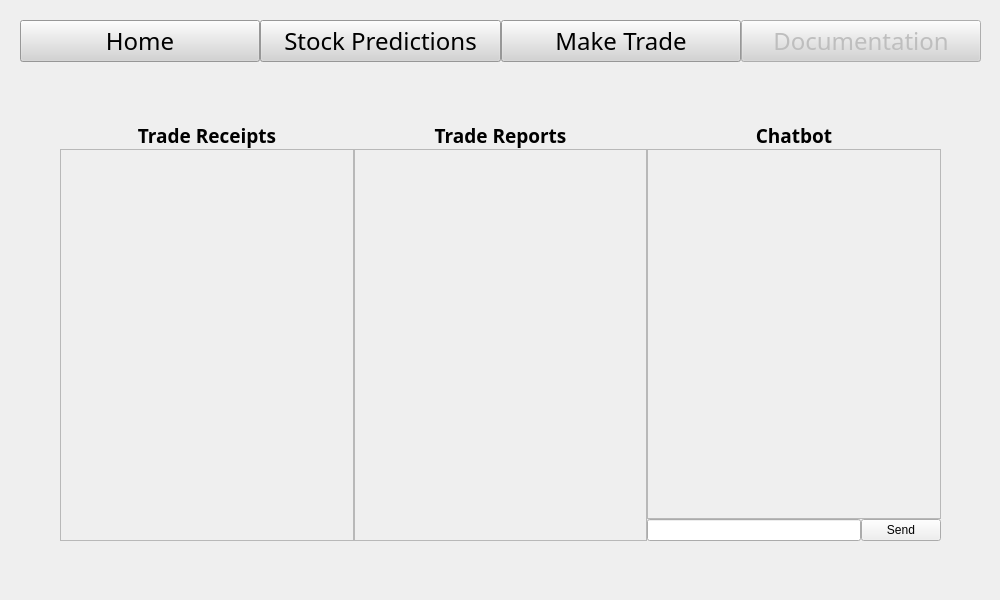
<?xml version="1.0" encoding="UTF-8"?>
<ui version="4.0">
 <class>Form</class>
 <widget class="QWidget" name="Form">
  <property name="geometry">
   <rect>
    <x>0</x>
    <y>0</y>
    <width>1000</width>
    <height>600</height>
   </rect>
  </property>
  <property name="windowTitle">
   <string>Form</string>
  </property>
  <widget class="QWidget" name="verticalLayoutWidget">
   <property name="geometry">
    <rect>
     <x>0</x>
     <y>0</y>
     <width>1001</width>
     <height>601</height>
    </rect>
   </property>
   <layout class="QVBoxLayout" name="verticalLayout_2">
    <property name="spacing">
     <number>20</number>
    </property>
    <property name="leftMargin">
     <number>20</number>
    </property>
    <property name="topMargin">
     <number>20</number>
    </property>
    <property name="rightMargin">
     <number>20</number>
    </property>
    <property name="bottomMargin">
     <number>20</number>
    </property>
    <item>
     <layout class="QHBoxLayout" name="horizontalLayout_3">
      <property name="spacing">
       <number>0</number>
      </property>
      <property name="sizeConstraint">
       <enum>QLayout::SetNoConstraint</enum>
      </property>
      <property name="leftMargin">
       <number>0</number>
      </property>
      <property name="topMargin">
       <number>0</number>
      </property>
      <property name="rightMargin">
       <number>0</number>
      </property>
      <property name="bottomMargin">
       <number>0</number>
      </property>
      <item>
       <widget class="QPushButton" name="homeButton">
        <property name="enabled">
         <bool>true</bool>
        </property>
        <property name="sizePolicy">
         <sizepolicy hsizetype="Expanding" vsizetype="Fixed">
          <horstretch>1</horstretch>
          <verstretch>1</verstretch>
         </sizepolicy>
        </property>
        <property name="font">
         <font>
          <family>Lucida Sans</family>
          <pointsize>18</pointsize>
          <weight>50</weight>
          <bold>false</bold>
         </font>
        </property>
        <property name="styleSheet">
         <string notr="true">background-color : lightgrey</string>
        </property>
        <property name="text">
         <string>Home</string>
        </property>
       </widget>
      </item>
      <item>
       <widget class="QPushButton" name="predictionButton">
        <property name="sizePolicy">
         <sizepolicy hsizetype="Expanding" vsizetype="Fixed">
          <horstretch>1</horstretch>
          <verstretch>1</verstretch>
         </sizepolicy>
        </property>
        <property name="font">
         <font>
          <family>Lucida Sans</family>
          <pointsize>18</pointsize>
          <weight>50</weight>
          <bold>false</bold>
         </font>
        </property>
        <property name="styleSheet">
         <string notr="true">background-color : lightgrey</string>
        </property>
        <property name="text">
         <string>Stock Predictions</string>
        </property>
       </widget>
      </item>
      <item>
       <widget class="QPushButton" name="tradeButton">
        <property name="sizePolicy">
         <sizepolicy hsizetype="Expanding" vsizetype="Fixed">
          <horstretch>1</horstretch>
          <verstretch>1</verstretch>
         </sizepolicy>
        </property>
        <property name="font">
         <font>
          <family>Lucida Sans</family>
          <pointsize>18</pointsize>
          <weight>50</weight>
          <bold>false</bold>
         </font>
        </property>
        <property name="styleSheet">
         <string notr="true">background-color : lightgrey</string>
        </property>
        <property name="text">
         <string>Make Trade</string>
        </property>
       </widget>
      </item>
      <item>
       <widget class="QPushButton" name="documentButton">
        <property name="enabled">
         <bool>false</bool>
        </property>
        <property name="sizePolicy">
         <sizepolicy hsizetype="Expanding" vsizetype="Fixed">
          <horstretch>1</horstretch>
          <verstretch>1</verstretch>
         </sizepolicy>
        </property>
        <property name="font">
         <font>
          <family>Lucida Sans</family>
          <pointsize>18</pointsize>
          <weight>50</weight>
          <bold>false</bold>
         </font>
        </property>
        <property name="styleSheet">
         <string notr="true">background-color : lightgrey</string>
        </property>
        <property name="text">
         <string>Documentation</string>
        </property>
       </widget>
      </item>
     </layout>
    </item>
    <item>
     <layout class="QHBoxLayout" name="horizontalLayout">
      <property name="spacing">
       <number>0</number>
      </property>
      <property name="leftMargin">
       <number>40</number>
      </property>
      <property name="topMargin">
       <number>40</number>
      </property>
      <property name="rightMargin">
       <number>40</number>
      </property>
      <property name="bottomMargin">
       <number>40</number>
      </property>
      <item>
       <layout class="QVBoxLayout" name="verticalLayout_3">
        <item>
         <widget class="QLabel" name="label">
          <property name="sizePolicy">
           <sizepolicy hsizetype="Expanding" vsizetype="Fixed">
            <horstretch>1</horstretch>
            <verstretch>1</verstretch>
           </sizepolicy>
          </property>
          <property name="font">
           <font>
            <family>Lucida Sans</family>
            <pointsize>14</pointsize>
            <weight>75</weight>
            <bold>true</bold>
           </font>
          </property>
          <property name="text">
           <string>Trade Receipts</string>
          </property>
          <property name="scaledContents">
           <bool>false</bool>
          </property>
          <property name="alignment">
           <set>Qt::AlignCenter</set>
          </property>
         </widget>
        </item>
        <item>
         <widget class="QScrollArea" name="receiptScroll">
          <property name="sizePolicy">
           <sizepolicy hsizetype="Expanding" vsizetype="Expanding">
            <horstretch>1</horstretch>
            <verstretch>1</verstretch>
           </sizepolicy>
          </property>
          <property name="font">
           <font>
            <family>Lucida Sans</family>
            <pointsize>12</pointsize>
           </font>
          </property>
          <property name="horizontalScrollBarPolicy">
           <enum>Qt::ScrollBarAlwaysOff</enum>
          </property>
          <property name="widgetResizable">
           <bool>true</bool>
          </property>
          <widget class="QWidget" name="scrollAreaWidgetContents_2">
           <property name="geometry">
            <rect>
             <x>0</x>
             <y>0</y>
             <width>290</width>
             <height>20</height>
            </rect>
           </property>
           <property name="sizePolicy">
            <sizepolicy hsizetype="Expanding" vsizetype="Fixed">
             <horstretch>0</horstretch>
             <verstretch>0</verstretch>
            </sizepolicy>
           </property>
           <layout class="QVBoxLayout" name="receiptLayout">
            <property name="spacing">
             <number>10</number>
            </property>
            <property name="leftMargin">
             <number>10</number>
            </property>
            <property name="topMargin">
             <number>10</number>
            </property>
            <property name="rightMargin">
             <number>10</number>
            </property>
            <property name="bottomMargin">
             <number>10</number>
            </property>
           </layout>
          </widget>
         </widget>
        </item>
       </layout>
      </item>
      <item>
       <layout class="QVBoxLayout" name="verticalLayout_4">
        <item>
         <widget class="QLabel" name="label_2">
          <property name="sizePolicy">
           <sizepolicy hsizetype="Expanding" vsizetype="Fixed">
            <horstretch>1</horstretch>
            <verstretch>1</verstretch>
           </sizepolicy>
          </property>
          <property name="font">
           <font>
            <family>Lucida Sans</family>
            <pointsize>14</pointsize>
            <weight>75</weight>
            <bold>true</bold>
           </font>
          </property>
          <property name="text">
           <string>Trade Reports</string>
          </property>
          <property name="scaledContents">
           <bool>false</bool>
          </property>
          <property name="alignment">
           <set>Qt::AlignCenter</set>
          </property>
         </widget>
        </item>
        <item>
         <widget class="QScrollArea" name="reportScroll">
          <property name="sizePolicy">
           <sizepolicy hsizetype="Expanding" vsizetype="Expanding">
            <horstretch>1</horstretch>
            <verstretch>1</verstretch>
           </sizepolicy>
          </property>
          <property name="font">
           <font>
            <family>Lucida Sans</family>
            <pointsize>12</pointsize>
           </font>
          </property>
          <property name="horizontalScrollBarPolicy">
           <enum>Qt::ScrollBarAlwaysOff</enum>
          </property>
          <property name="widgetResizable">
           <bool>true</bool>
          </property>
          <widget class="QWidget" name="scrollAreaWidgetContents_3">
           <property name="geometry">
            <rect>
             <x>0</x>
             <y>0</y>
             <width>289</width>
             <height>20</height>
            </rect>
           </property>
           <property name="sizePolicy">
            <sizepolicy hsizetype="Expanding" vsizetype="Fixed">
             <horstretch>0</horstretch>
             <verstretch>0</verstretch>
            </sizepolicy>
           </property>
           <layout class="QVBoxLayout" name="reportLayout">
            <property name="spacing">
             <number>10</number>
            </property>
            <property name="leftMargin">
             <number>10</number>
            </property>
            <property name="topMargin">
             <number>10</number>
            </property>
            <property name="rightMargin">
             <number>10</number>
            </property>
            <property name="bottomMargin">
             <number>10</number>
            </property>
           </layout>
          </widget>
         </widget>
        </item>
       </layout>
      </item>
      <item>
       <layout class="QVBoxLayout" name="verticalLayout_5">
        <item>
         <widget class="QLabel" name="ticker_2">
          <property name="sizePolicy">
           <sizepolicy hsizetype="Expanding" vsizetype="Fixed">
            <horstretch>1</horstretch>
            <verstretch>1</verstretch>
           </sizepolicy>
          </property>
          <property name="font">
           <font>
            <family>Lucida Sans</family>
            <pointsize>14</pointsize>
            <weight>75</weight>
            <bold>true</bold>
           </font>
          </property>
          <property name="text">
           <string>Chatbot</string>
          </property>
          <property name="scaledContents">
           <bool>false</bool>
          </property>
          <property name="alignment">
           <set>Qt::AlignCenter</set>
          </property>
         </widget>
        </item>
        <item>
         <widget class="QScrollArea" name="messageBox">
          <property name="sizePolicy">
           <sizepolicy hsizetype="Expanding" vsizetype="Expanding">
            <horstretch>1</horstretch>
            <verstretch>1</verstretch>
           </sizepolicy>
          </property>
          <property name="font">
           <font>
            <family>Lucida Sans</family>
            <pointsize>12</pointsize>
           </font>
          </property>
          <property name="horizontalScrollBarPolicy">
           <enum>Qt::ScrollBarAlwaysOff</enum>
          </property>
          <property name="widgetResizable">
           <bool>true</bool>
          </property>
          <widget class="QWidget" name="scrollAreaWidgetContents_4">
           <property name="geometry">
            <rect>
             <x>0</x>
             <y>0</y>
             <width>290</width>
             <height>20</height>
            </rect>
           </property>
           <property name="sizePolicy">
            <sizepolicy hsizetype="Expanding" vsizetype="Fixed">
             <horstretch>0</horstretch>
             <verstretch>0</verstretch>
            </sizepolicy>
           </property>
           <layout class="QVBoxLayout" name="messageLayout">
            <property name="spacing">
             <number>10</number>
            </property>
            <property name="leftMargin">
             <number>10</number>
            </property>
            <property name="topMargin">
             <number>10</number>
            </property>
            <property name="rightMargin">
             <number>10</number>
            </property>
            <property name="bottomMargin">
             <number>10</number>
            </property>
           </layout>
          </widget>
         </widget>
        </item>
        <item>
         <layout class="QHBoxLayout" name="horizontalLayout_4">
          <item>
           <widget class="QLineEdit" name="queryInput">
            <property name="sizePolicy">
             <sizepolicy hsizetype="Expanding" vsizetype="Expanding">
              <horstretch>0</horstretch>
              <verstretch>0</verstretch>
             </sizepolicy>
            </property>
           </widget>
          </item>
          <item>
           <widget class="QPushButton" name="queryButton">
            <property name="text">
             <string>Send</string>
            </property>
           </widget>
          </item>
         </layout>
        </item>
       </layout>
      </item>
     </layout>
    </item>
   </layout>
  </widget>
 </widget>
 <resources/>
 <connections/>
</ui>
